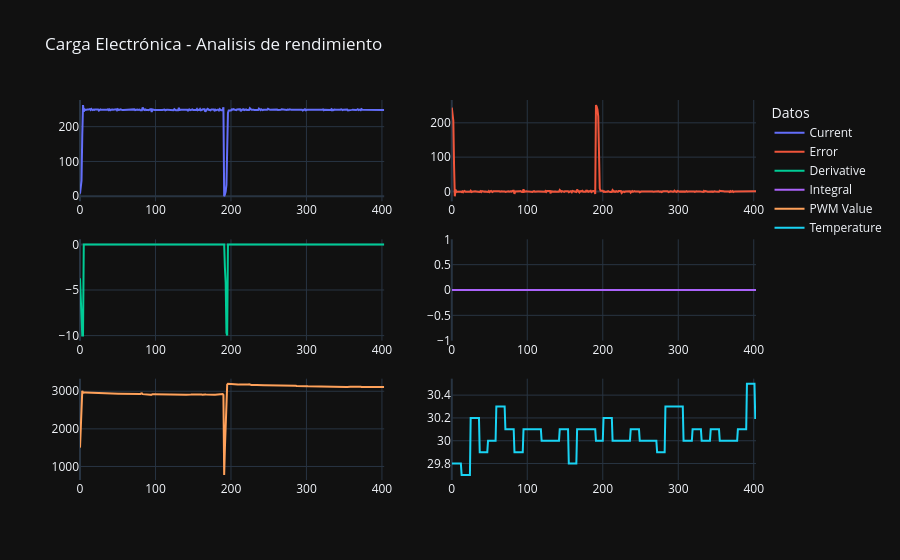

This figure's notebook cell:
### Code cell
from pandas.errors import EmptyDataError
archivo_salida = "data/datos.csv"
columns = ["Voltage", "Current", "PWM Value", "Error", "Integral", "Derivative", "R_Target", "Temperature"]
try:
    df = pd.read_csv(archivo_salida)
except EmptyDataError:
    print(f"El archivo {archivo_salida} está vacío o no existe.")
    df = pd.DataFrame()
df.columns = columns
df["error%"] = (df["Error"] / (1000 * df["Voltage"] / df["R_Target"])) * 100
df["Resistance"] = 1000* df["Voltage"] / df["Current"]
df["R_error%"] = (df["Resistance"] - df["R_Target"]) / df["R_Target"] * 100

fig = make_subplots(rows=3, cols=2)
fig.add_trace(go.Scatter(x=df.index, y=df["Current"], name="Current"), row=1, col=1)
fig.add_trace(go.Scatter(x=df.index, y=df["Error"], name="Error"), row=1, col=2)
fig.add_trace(go.Scatter(x=df.index, y=df["Derivative"], name="Derivative"), row=2, col=1)
fig.add_trace(go.Scatter(x=df.index, y=df["Integral"], name="Integral"), row=2, col=2)
fig.add_trace(go.Scatter(x=df.index, y=df["PWM Value"], name="PWM Value"), row=3, col=1)
fig.add_trace(go.Scatter(x=df.index, y=df["Temperature"], name="Temperature"), row=3, col=2)

fig.update_layout(
    title="Carga Electrónica - Analisis de rendimiento",
    legend_title="Datos",
    template="plotly_dark",
)
# fig.add_trace(go.Scatter(x=df.index, y=df["error%"], name="error%"), row=3, col=2)

### Figure 1 — Plotly figure (JSON) as saved in the notebook; plotly's stock layout.template omitted (floating-point values rounded to 4 significant figures; data arrays with more than 128 entries replaced by an {"elided": "..."} marker saying what was removed)
{"data": [{"name": "Current", "type": "scatter", "x": {"elided": "404 int values"}, "xaxis": "x", "y": {"elided": "404 float values"}, "yaxis": "y"}, {"name": "Error", "type": "scatter", "x": {"elided": "404 int values"}, "xaxis": "x2", "y": {"elided": "404 float values"}, "yaxis": "y2"}, {"name": "Derivative", "type": "scatter", "x": {"elided": "404 int values"}, "xaxis": "x3", "y": {"elided": "404 float values"}, "yaxis": "y3"}, {"name": "Integral", "type": "scatter", "x": {"elided": "404 int values"}, "xaxis": "x4", "y": {"elided": "404 float values"}, "yaxis": "y4"}, {"name": "PWM Value", "type": "scatter", "x": {"elided": "404 int values"}, "xaxis": "x5", "y": {"elided": "404 int values"}, "yaxis": "y5"}, {"name": "Temperature", "type": "scatter", "x": {"elided": "404 int values"}, "xaxis": "x6", "y": {"elided": "404 float values"}, "yaxis": "y6"}], "layout": {"legend": {"title": {"text": "Datos"}}, "title": {"text": "Carga Electrónica - Analisis de rendimiento"}, "xaxis": {"anchor": "y", "domain": [0, 0.45]}, "xaxis2": {"anchor": "y2", "domain": [0.55, 1]}, "xaxis3": {"anchor": "y3", "domain": [0, 0.45]}, "xaxis4": {"anchor": "y4", "domain": [0.55, 1]}, "xaxis5": {"anchor": "y5", "domain": [0, 0.45]}, "xaxis6": {"anchor": "y6", "domain": [0.55, 1]}, "yaxis": {"anchor": "x", "domain": [0.7333, 1]}, "yaxis2": {"anchor": "x2", "domain": [0.7333, 1]}, "yaxis3": {"anchor": "x3", "domain": [0.3667, 0.6333]}, "yaxis4": {"anchor": "x4", "domain": [0.3667, 0.6333]}, "yaxis5": {"anchor": "x5", "domain": [0, 0.2667]}, "yaxis6": {"anchor": "x6", "domain": [0, 0.2667]}}}
